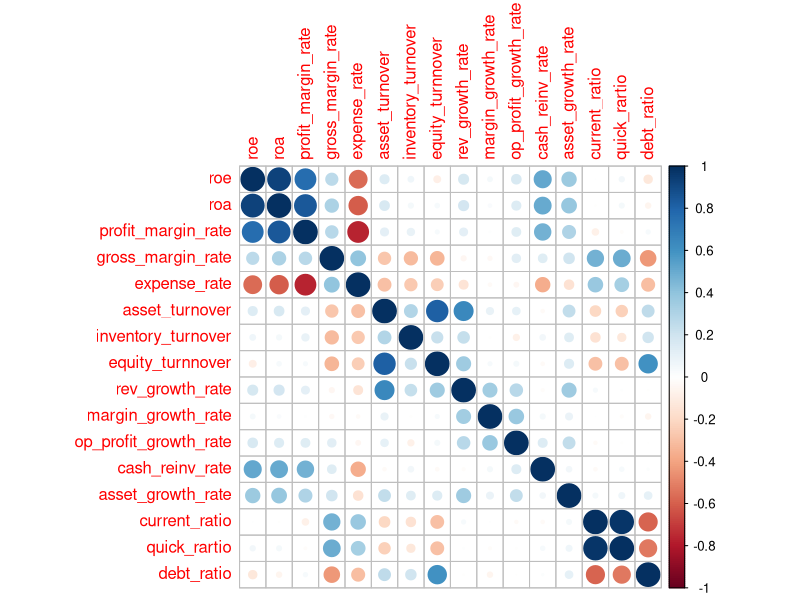
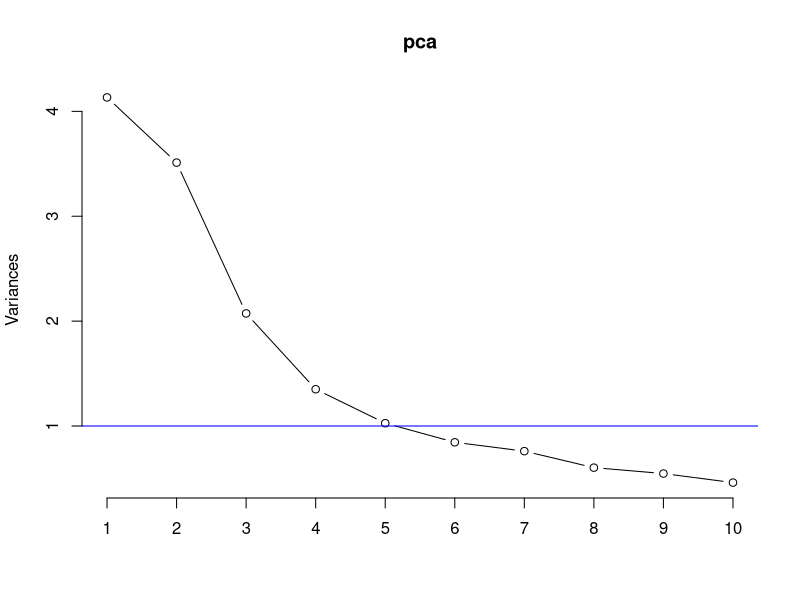
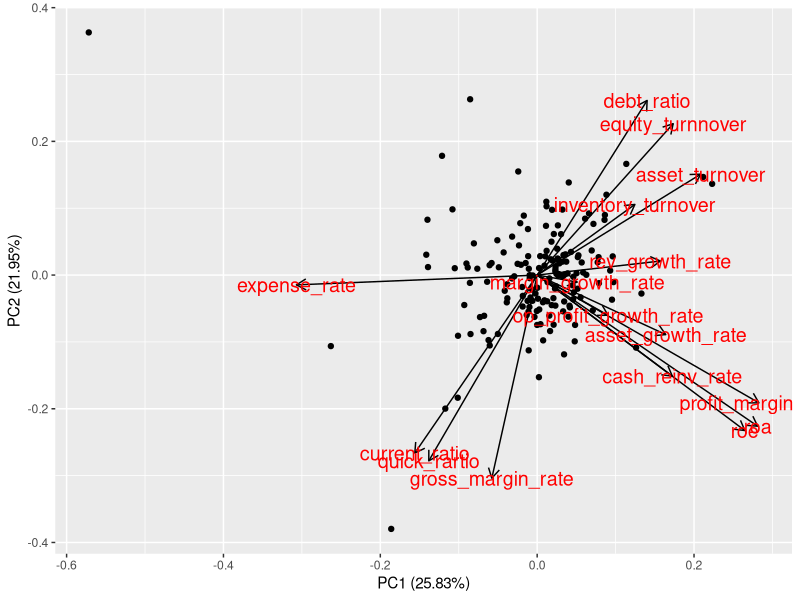
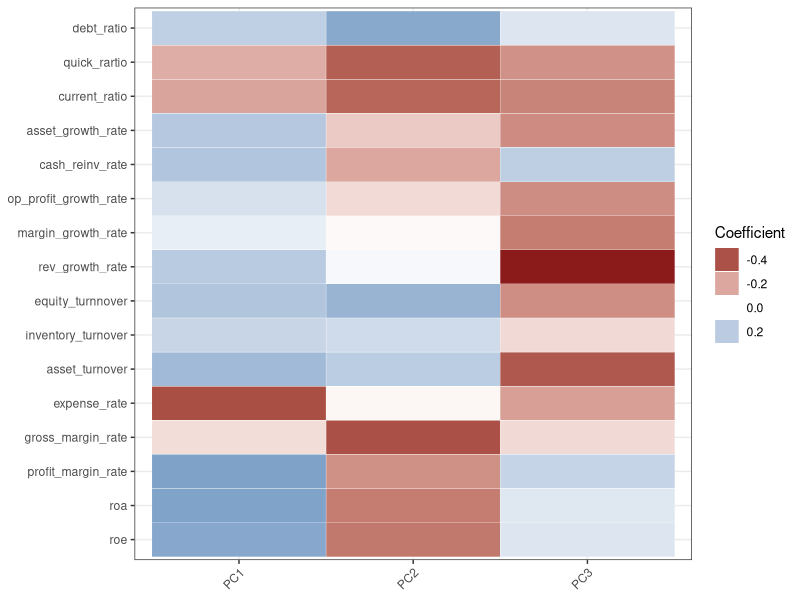

These figures' R source, in order: (Note: this script raises an error after producing the figures.)
getwd()
setwd(".\\data")

library(readr)
financialdata <- read_csv("financialdata.csv")
data = financialdata[,-1]

M = cor(data)
library(reshape2)
library(corrplot) 
library(stats)
melted_cormat <-melt(M)
corrplot(M, method="circle")
pca<- prcomp(data, center = TRUE, scale = TRUE)
summary(pca)



plot(pca, type="line")
abline(h=1, col="blue")
prop = (pca$sdev)^2 / sum((pca$sdev)^2)
prop
library(ggfortify)
autoplot(prcomp(data, center = TRUE, scale = TRUE), 
         loadings = TRUE, loadings.colour = 'black',
         loadings.label = TRUE, loadings.label.size = 5)
library(ggplot2)
ggplot(melt(pca$rotation[,1:3]), aes(Var2, Var1)) +
  geom_tile(aes(fill = value), colour = "white") +
  scale_fill_gradient2(low = "firebrick4", high = "steelblue",
                       mid = "white", midpoint = 0) +
  guides(fill=guide_legend(title="Coefficient")) +
  theme_bw() +
  theme(axis.text.x = element_text(angle = 45, hjust = 1, vjust = 1),
        axis.title = element_blank())

top3_pc = pca$rotation[,1:3]
pc_var = c()

for(i in 1:5){
  order = order(abs(top3_pc[,i]),decreasing = TRUE)
  pc_var[[i]] =top3_pc[,i][order][1:5] 
}
pc_var[[1]]
pc_var[[2]]
pc_var[[3]]

library(dplyr)

invest_company = as.data.frame(cbind(financialdata[,1],pca$x[,1:3]))
invest_company = invest_company %>%filter(PC1>0 &PC2<0&PC3<0) 
invest_company$comp_id
